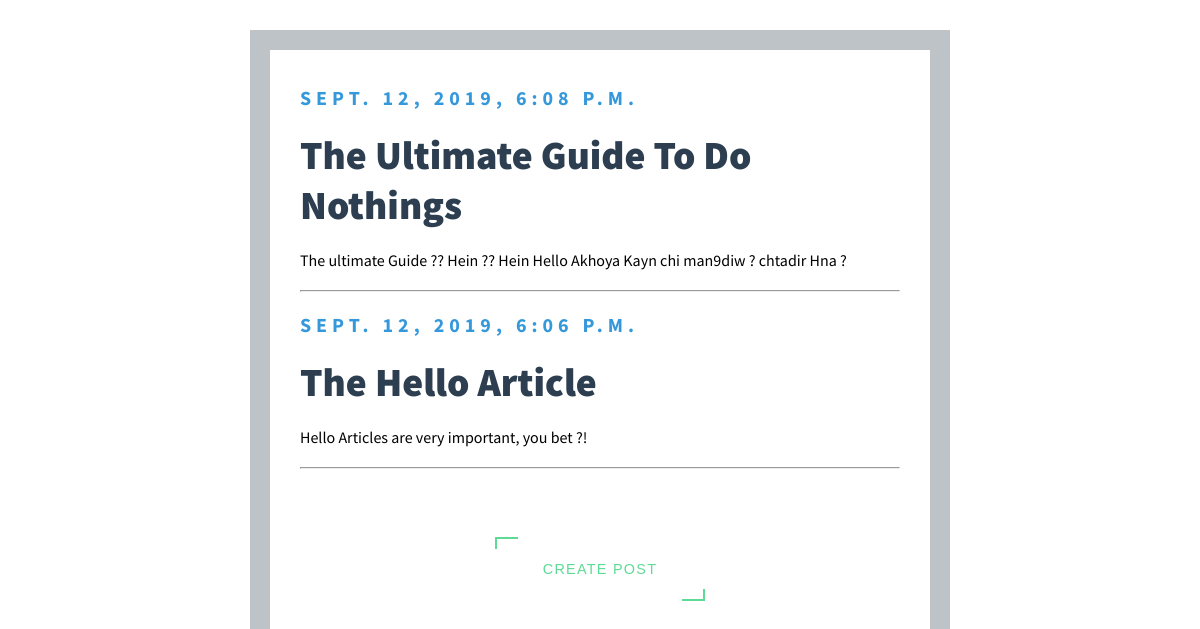
/posts/, run on the app's committed database.
### posts/models.py (models this page shows, shortened)
class Post(models.Model):
    title = models.CharField(max_length=200, unique=True)
    slug = models.SlugField(max_length=200, unique=True)
    updated_on = models.DateTimeField(auto_now= True)
    content = models.TextField()
    created_on = models.DateTimeField(auto_now_add=True)
    class Meta:
        ordering = ['-created_on']

### posts/views.py (the view)
# urls.py: path('', views.PostList.as_view(), name='post_list'),
class PostList(ListView):
    model = Post
    context_object_name = 'posts'

### posts/templates/posts/post_list.html (shortened to what this page needs)
{% extends "base.html" %}
{% load static %}
{% block css_files %}
    <link rel="stylesheet" href="{% static 'posts/buttons.css' %}">
{% endblock %}
{% block content %}
    {% for p in posts %}
        <div class="date"><a href="{% url 'post_detail' p.id %}">{{ p.created_on }}</a></div>
        <p class="header">{{ p.title }}</p>
        <div class="blog">
            {{ p.content }}
        </div>
        <hr>
    {% endfor %}
    <div class="grid-item">
        <a href="{% url 'post_create' %}">
            <button class="btn btn--cyan">Create post</button>
        </a>
    </div>
{% endblock %}

### templates/base.html (shortened to what this page needs)
{% load static %}
<!DOCTYPE html>
<html>
<head>
    <link rel="stylesheet" href="{% static 'main.css' %}">
    {% block css_files %}{% endblock %}
</head>
<body>
    {% block content %}{% endblock %}
</body>
</html>

### static/main.css (style rules this page uses)
body { font-family: source sans pro; border: 20px solid #bdc3c7 ; width: 50%; margin: 30px auto; padding: 30px; }
.date { color: #3498db; text-transform: uppercase; font-size: 20px; letter-spacing: 5px; font-weight: 700; margin: 5px 0; }
.date a { color: inherit; text-decoration: inherit; cursor: inherit; }
.header { color: #2c3e50; font-size: 40px; font-weight: 900; text-transform: capitalize; margin: 20px 0; }
hr { color: #bdc3c7; margin: 20px 0; }
.blog { font-weight: 400; }

### posts/static/posts/buttons.css (style rules this page uses)
.grid-item { text-align: center; }
.btn { background-color: transparent; border: none; cursor: pointer; font-family: 'Montserrat', sans-serif; font-size: .9rem; letter-spacing: .08rem; margin: 3rem 2rem; overflow: hidden; padding: 1.5rem 3rem; position: relative; transition: all .4s; transition-timing-function: ease-in-out; text-transform: uppercase; }
.btn::before, .btn::after { content: ""; position: absolute; transition: all .5s; width: 10%; height: 15%; z-index: -1; }
.btn::before { top: 0; left: 0; }
.btn::after { bottom: 0; right: 0; }
.btn--cyan { color: #5CDB95; }
.btn--cyan::before { border-top: 2px solid #5CDB95; border-left: 2px solid #5CDB95; }
.btn--cyan::after { border-bottom: 2px solid #5CDB95; border-right: 2px solid #5CDB95; }

### data on the page
Post: created_on "SEPT. 12, 2019, 6:08 P.M.", title "The Ultimate Guide To Do Nothings", content "The ultimate Guide ?? Hein ?? Hein Hello Akhoya Kayn chi man9diw ? chtadir Hna ?"
Post: created_on "SEPT. 12, 2019, 6:06 P.M.", title "The Hello Article", content "Hello Articles are very important, you bet ?!"
